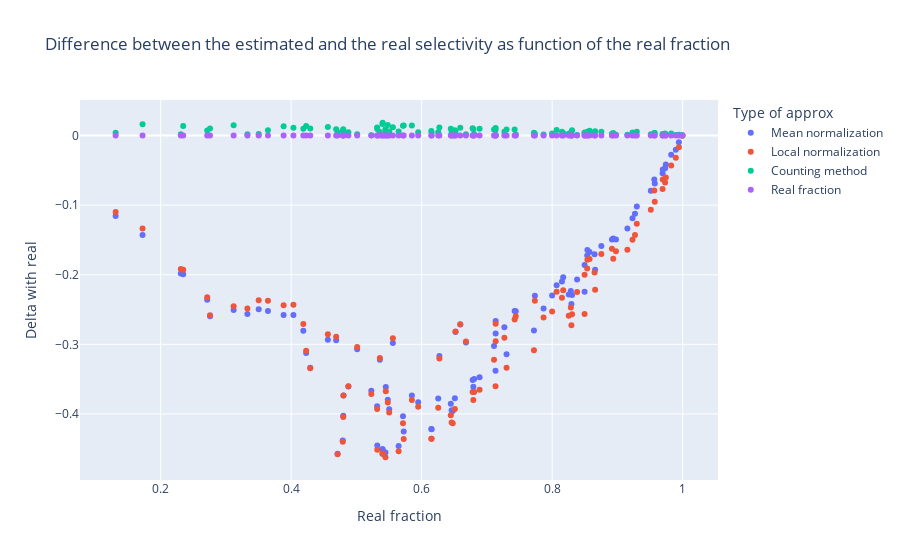

Notebook code for this chart:
### Code cell
fig = px.scatter(datafr, y=cols[3], x=cols[1], color=cols[4],
                 title="Difference between the estimated and the real selectivity as function of the real fraction")

fig.show()
